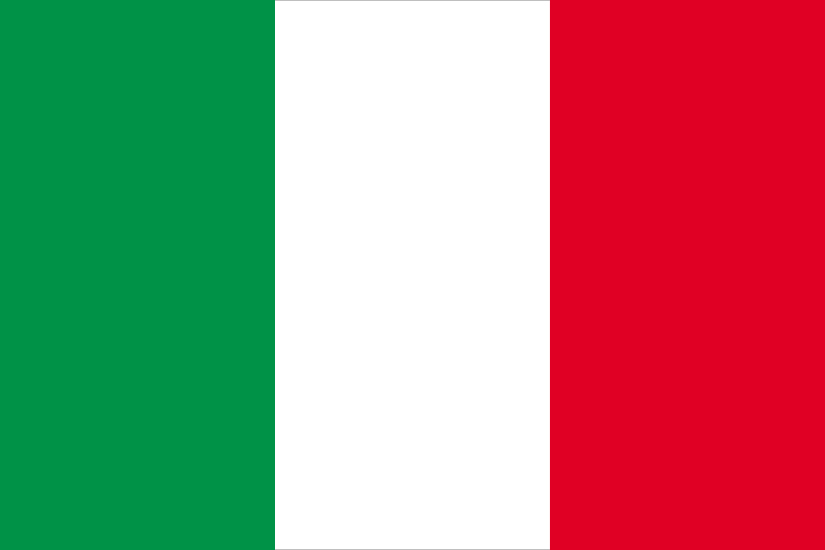
%> input picture lloyds-algorithm/kMeansInput.jpg, 825 x 550 px
$ octave kMeansClustering.m   (GNU Octave 9; MATLAB toolbox functions it lacks are replaced by stand-ins)
%> lines starting %> are read from the running program, lines starting %| are printed output that depends on the picture
close
clear
clc

%img = imread("kMeansInput2.png");  % Colombia Flag
%img = imread("kMeansInput.png");   % Germany Flag
%img = imread("kMeansInput1.jpg");  % France Flag
img = imread("kMeansInput.jpg");   % Italy Flag
%> img is the input picture: size 550x825x3 uint8; mean R, G, B 159.6, 133.6, 120.6
%img = rgb2gray(img);
%img = imread("peppers.png");

[ dx, dy, dim ] = size(img);
%> dx = 550; dy = 825; dim = 3

disp("Algoritmo K-Means.");

axes = 2;
n = 2500;
m = 3;

threshold = 1e-9;
%dim = 3;

pixels = rand(n, axes);
pixels(:, 1) = floor(pixels(:, 1) * (dx - 1) + 1);
pixels(:, 2) = floor(pixels(:, 2) * (dy - 1) + 1);
pixels(:, :) = pixels(randperm(n), :);

vectors = zeros(n, dim);
for k = 1 : n
    for l = 1 : dim
        vectors(k, l) = img(pixels(k, 1), pixels(k, 2), l);
    end
end
%> after the loop, vectors = 2500 rows, first 12: [224 0 36; 224 0 36; 0 146 71; 0 146 71; 0 146 71; 255 255 255; 255 255 255; 255 255 255; 0 146 71; 255 255 255; 0 146 71; 224 0 36]

%vectors = randn(n, dim);
%vectors(:, :) = vectors(randperm(n), :);

means = zeros(m, dim);
for k = 1 : m
    for x = 1 : n
        inMeans = 0;
        for y = 1 : k - 1
            if means(y, :) == vectors(x, :)
                inMeans = 1;
                continue
            end
        end
        if inMeans == 1
            continue
        end
        means(k, :) = vectors(x, :);
        break
    end
end
%> after the loop, means = [224 0 36; 0 146 71; 255 255 255]

prev = zeros(m, dim);
prev(:, :) = Inf;

it = 0;

while 1
    it = it + 1;
    clusters = cell(1, m);
    for k = 1 : n
        minDist = Inf;
        cluster = 0;
        for c = 1 : m
            dist = norm(vectors(k, :) - means(c, :));
            if dist < minDist
                minDist = dist;
                cluster = c;
            end
        end
        [~, s] = size(clusters{cluster});
        clusters{cluster}(s + 1) = k;
    end
    for k = 1 : m
        means(k, :) = mean(vectors(clusters{k}, :), 1);
    end
    change = 0;
    for k = 1 : m
        if norm(prev(k, :) - means(k, :)) > threshold
            change = 1;
            break
        end
    end
    if change == 0
        break
    end
    prev(:, :) = means(:, :);
end
%> after the loop, clusters = 3 items; it = 2; means = [224 0 36.01; 0 146 70.99; 254.8 254.8 254.8]; prev = [224 0 36.01; 0 146 70.99; 254.8 254.8 254.8]

fprintf("Se logró en %d iteraciones.\n", it);
%| Se logró en 2 iteraciones.

figure(1);

imshow(img);

hold on
%grid on
legend

for k = 1 : m
    cluster = pixels(clusters{k}, :);
    %cluster = vectors(clusters{k}, :);
    [s, ~] = size(cluster);
    scatter(cluster(:, 2), cluster(:, 1), 'filled', 'DisplayName', strcat("C", num2str(k)));
    %scatter3(cluster(:, 1), cluster(:, 2), cluster(:, 3), 'filled', 'DisplayName', strcat("C", num2str(k)));
end
%> this loop made 3 passes
%> s on passes 1 to 3: 839, 800, 861
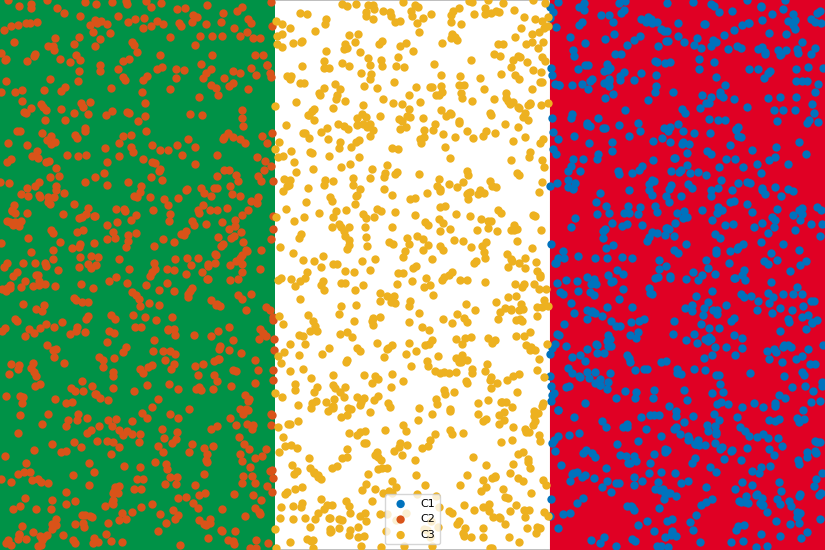
%> figure redrawn from the program's plot data

figure(2);

hold on
grid on
legend

scatter3(means(:, 1), means(:, 2), means(:, 3), 'DisplayName', 'Medias K-Means');

disp(means');
%|    224.0000          0   254.8490
%|           0   146.0062   254.8490
%|     36.0060    70.9875   254.8351

kMeans = means;
%> kMeans = [224 0 36.01; 0 146 70.99; 254.8 254.8 254.8]

disp("Algoritmo de Lloyd.");

prev(:, :) = Inf;

threshold = 1e-9;
learn = 5e-2;

it = 0;

while 1
    it = it + 1;
    for k = 1 : n
        minCluster = 0;
        minDist = Inf;
        for c = 1 : m
            dist = norm(vectors(k, :) - means(c, :));
            if dist < minDist
                minCluster = c;
                minDist = dist;
            end
        end
        z = means(minCluster, :);
        z = z + learn * (vectors(k, :) - z);
        means(minCluster, :) = z;
    end
    change = 0;
    for k = 1 : m
        if norm(prev(k, :) - means(k, :)) > threshold
            change = 1;
            break
        end
    end
    if change == 0
        break
    end
    prev(:, :) = means(:, :);
end
%> after the loop, means = [224 0 36; 0 146 71; 255 255 255]; prev = [224 0 36; 0 146 71; 255 255 255]

fprintf("Lloyd's terminó en %d iteraciones.\n", it);
%| Lloyd's terminó en 2 iteraciones.

disp(means');
%|    224.0000          0   254.9725
%|           0   146.0000   254.9725
%|     36.0000    71.0000   254.9717

scatter3(means(:, 1), means(:, 2), means(:, 3), 'd', 'DisplayName', 'Medias Lloyd');

for k = 1 : m
    p = kMeans(k, :);
    q = means(k, :);
    plot3([ p(1) ; q(1) ], [ p(2) ; q(2) ], [ p(3) ; q(3) ], 'k--', 'HandleVisibility', 'off');
end
%> this loop made 3 passes
%> (p, q) on passes 1 to 3: ([224 0 36.01], [224 0 36]), ([0 146 70.99], [0 146 71]), ([254.8 254.8 254.8], [255 255 255])
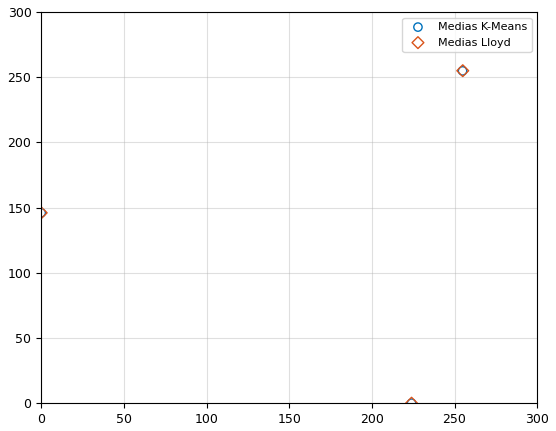
%> figure redrawn from the program's plot data
